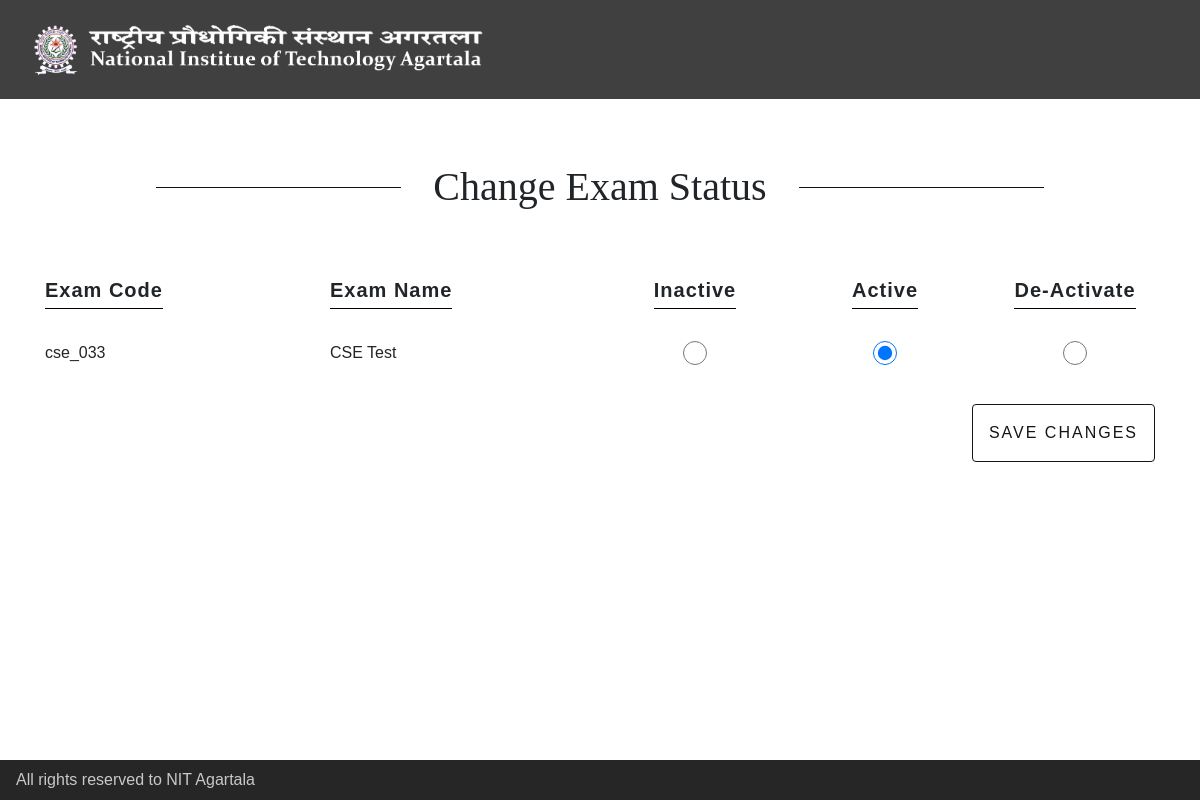
/admin/exam/change-status.php (signed in), run on an earlier commit of the app's database.
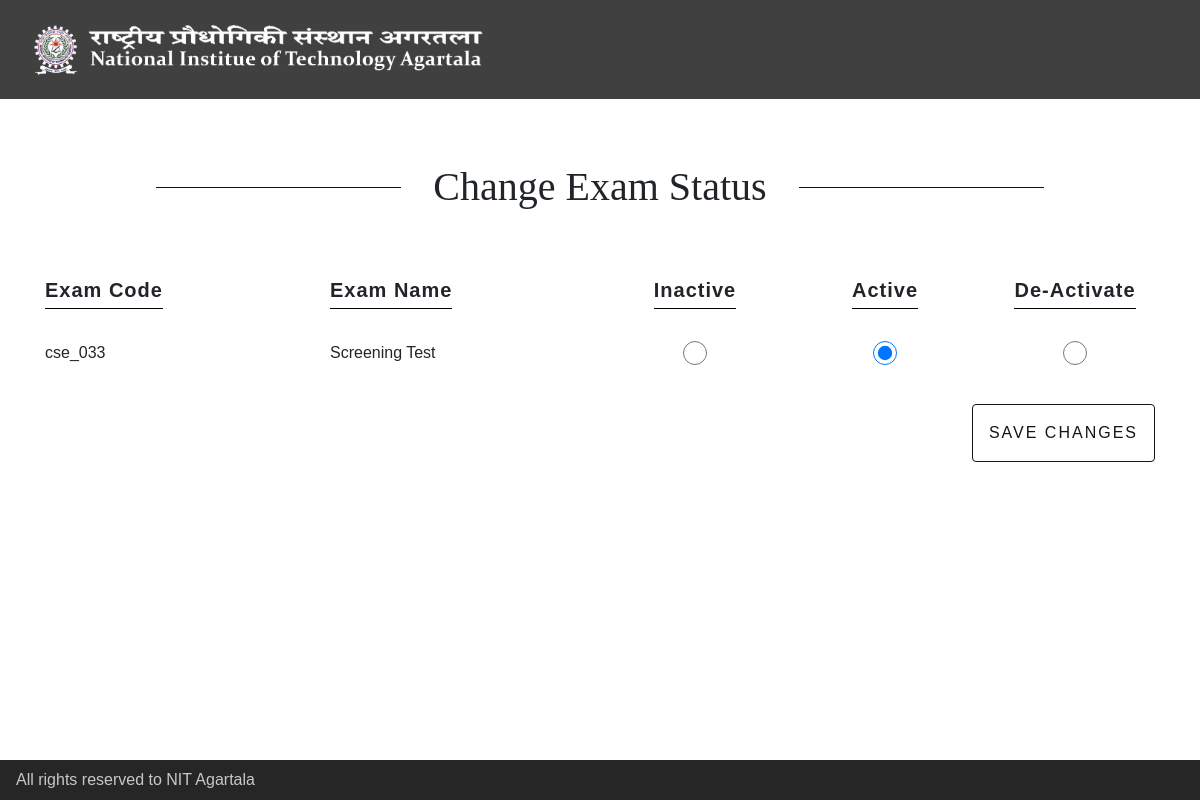
And on a later commit of the database.
### tables this page shows
CREATE TABLE IF NOT EXISTS `exam` (
  `exam_code` varchar(32) NOT NULL,
  `exam_name` varchar(64) NOT NULL,
  `sec_count` tinyint(2) NOT NULL,
  `exam_password` varchar(64) NOT NULL,
  `is_active` tinyint(1) NOT NULL DEFAULT '0',
  `added_on` datetime DEFAULT CURRENT_TIMESTAMP,
  PRIMARY KEY (`exam_code`)
);

### admin/exam/change-status.php (the view, shortened to what this page needs)
<?php
    require_once("../../common/common.php");
    require_once("../../config/db-config.php");
	if(isset($_POST['is_active']) && Token::check($_POST['token'])) {
        $is_active = $_POST['is_active'];
        $exam_code = $_POST['exam_code'];
        $query = "UPDATE `exam` SET `is_active` = $is_active WHERE `exam_code` = '$exam_code'";
        $result = mysqli_query($conn, $query);
        if(!$result) {
            die($query);
        }
        if($is_active == 1) {
            $query = "SELECT `time_mins` FROM `sec_details` WHERE `sec_id` LIKE '$exam_code%'";
            $result = mysqli_query($conn, $query);
            if(!$result) {
                die($query);
            }
            $row = mysqli_fetch_assoc($result);
            $time_mins = $row['time_mins'];
            $time_left = 60 * $time_mins;
            $query = "UPDATE `candidate` SET `time_left` = $time_left";
            $result = mysqli_query($conn, $query);
            if(!$result) {
                die($query);
            }
        }
        ?>
        <script>
            alert("Exam Status changed Successfully");
            window.location = "../dashboard";
        </script>
        <?php
	}
    else {
        $query = "SELECT `exam_code`, `exam_name`, `is_active` FROM `exam` WHERE `is_active` <> 5";
        $result = mysqli_query($conn, $query);
        $row = mysqli_fetch_assoc($result);
        $exam_code = $row['exam_code'];
        $exam_name = $row['exam_name'];
    }
?>
<!DOCTYPE html>
<html>
    <head>
        <?= $head ?>
        <link rel="stylesheet" href="../../assets/css/admin.css" />
        <link rel="stylesheet" href="../../assets/css/form.css" />
    </head>
    <body>
        <?= $header ?>
        <main>
            <div class="container">
                <h1 class="mid-line"><span class="text">Change Exam Status</span></h1>
                <form id="status-form" method="post" action="">
                    <div class="row">
                        <div class="col-3">
                            <div class="heading">Exam Code</div>
                        </div>
                        <div class="col-3">
                            <div class="heading">Exam Name</div>
                        </div>
                        <div class="col-2 text-center">
                            <div class="heading">Inactive</div>
                        </div>
                        <div class="col-2 text-center">
                            <div class="heading">Active</div>
                        </div>
                        <div class="col-2 text-center">
                            <div class="heading">De-Activate</div>
                        </div>
                    </div>
                    <div class="row">
                        <div class="col-3">
                            <?= $exam_code ?>
                        </div>
                        <div class="col-3">
                            <?= $exam_name ?>
                        </div>
                        <div class="col-2 text-center">
                            <input type="radio" id="<?= $exam_code ?>-0" name="is_active" value="0" />
                        </div>
                        <div class="col-2 text-center">
                            <input type="radio" id="<?= $exam_code ?>-1" name="is_active" value="1" />
                        </div>
                        <div class="col-2 text-center">
                            <input type="radio" id="<?= $exam_code ?>-5" name="is_active" value="5" />
                        </div>
                    </div>
                    <div class="row">
                        <div class="col-12 text-right">
                            <input type="submit" class="link-button" value="Save Changes" />
                        </div>
                    </div>
                </form>
            </div>
        </main>
        <?= $footer ?>
    </body>
</html>

### common/common.php (shortened to what this page needs)
<?php
    $head = "
        <meta name='viewport' content='width=device-width,initial-scale=1.0' />
        <link rel='shortcut icon' href='" . __ROOT__ . "/images/logo/favicon.png' />
        <link rel='stylesheet' href='" . __ROOT__ . "/assets/css/bootstrap.min.css' />
        <link rel='stylesheet' href='https://use.fontawesome.com/releases/v5.5.0/css/all.css' />
        <link rel='stylesheet' href='" . __ROOT__ . "/assets/css/default.css' />
    ";
    $header = "
    <header>
        <div id=\"header-top\" class=\"container-fluid\">
            <img class=\"d-inline-block\" src=\"" . __ROOT__ . "/images/logo/header.png\" alt=\"\">
    </header>
    ";
    $footer = "
    <footer>
        <div class='copyright'>All rights reserved to NIT Agartala</div>
    </footer>
    ";
?>

### assets/css/default.css (style rules this page uses)
:root { --font-1: ACD55, serif; --font-2: GlacialIndifference-Regular, sans-serif; font-size: 16px; }
html, body { font-family: var(--font-2); }
body { position: relative; min-height: 100vh; padding-bottom: 3rem; }
h1, h2, h3, h4, h5, h6 { font-family: var(--font-1); }
h1, h2 { text-align: center; margin-bottom: 2rem; }
.mid-line { position: relative; text-align: center; margin-bottom: 3rem; }
.mid-line:after { content: ''; position: absolute; left: 10%; top: 50%; width: 80%; height: 1px; background-color: #111; z-index: -1; }
.mid-line .text { background-color: #fff; padding: 0 2rem; }
header { color: #fff; background-color: rgba(0, 0, 0, 0.75); width: 100%; }
header #header-top { display: flex; align-items: center; justify-content: space-between; padding: 1rem 2rem; }
header img { height: 4.2rem; width: auto; }
.link-button { text-transform: uppercase; color: #141516; border: 1px solid #141516; border-radius: 0.25rem; padding: 1rem; text-decoration: none; cursor: pointer; background-color: transparent; }
footer { position: absolute; background-color: rgba(0, 0, 0, 0.85); bottom: 0; left: 0; width: 100%; height: auto; padding: 0.5rem 1rem; color: #fff; color: rgba(255, 255, 255, 0.75); }

### assets/css/admin.css (style rules this page uses)
body { padding-bottom: 4rem; }
main { padding-top: 4rem; }
form { max-width: 750px; margin: 0 auto; }
.link-button { letter-spacing: 2px; }

### assets/css/form.css (style rules this page uses)
form .row { padding: 1rem 0; }
input:not([type="submit"]), textarea { width: 100%; padding: 1rem 1.5rem; background-color: #fff; border: 1px solid #ccc; transition: 0.5s; }

### admin/exam/change-status.php (style rules this page uses)
form { max-width: 1140px; }
.heading { position: relative; display: inline-block; font-size: 1.25rem; padding-bottom: 0.25rem; font-weight: bold; letter-spacing: 1px; }
.heading:after { content: ''; position: absolute; left: 0; bottom: 0; width: 100%; height: 1px; background-color: #000; }
input[type="radio"] { width: auto; padding: 0; cursor: pointer; width: 1.5rem; height: 1.5rem; }

What changed in the data, as far as the page shows it:
changed exam "cse_033": exam_name "CSE Test" → "Screening Test"
